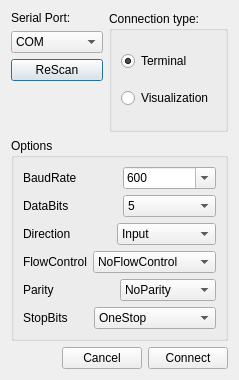
<?xml version="1.0" encoding="UTF-8"?>
<ui version="4.0">
 <class>SerialDialog</class>
 <widget class="QDialog" name="SerialDialog">
  <property name="geometry">
   <rect>
    <x>0</x>
    <y>0</y>
    <width>235</width>
    <height>380</height>
   </rect>
  </property>
  <property name="windowTitle">
   <string>Dialog</string>
  </property>
  <layout class="QGridLayout" name="gridLayout_3">
   <item row="0" column="0">
    <layout class="QHBoxLayout" name="horizontalLayout">
     <item>
      <layout class="QVBoxLayout" name="verticalLayout">
       <item>
        <widget class="QLabel" name="label">
         <property name="text">
          <string>Serial Port:</string>
         </property>
        </widget>
       </item>
       <item>
        <widget class="QComboBox" name="cb_portNr">
         <item>
          <property name="text">
           <string>COM</string>
          </property>
         </item>
        </widget>
       </item>
       <item>
        <widget class="QPushButton" name="pb_rescan">
         <property name="text">
          <string>ReScan</string>
         </property>
        </widget>
       </item>
       <item>
        <spacer name="verticalSpacer">
         <property name="orientation">
          <enum>Qt::Vertical</enum>
         </property>
         <property name="sizeHint" stdset="0">
          <size>
           <width>20</width>
           <height>40</height>
          </size>
         </property>
        </spacer>
       </item>
      </layout>
     </item>
     <item>
      <widget class="QGroupBox" name="groupBox">
       <property name="title">
        <string>Connection type:</string>
       </property>
       <layout class="QGridLayout" name="gridLayout">
        <item row="0" column="0">
         <widget class="QRadioButton" name="rb_terminal">
          <property name="text">
           <string>Terminal</string>
          </property>
          <property name="checked">
           <bool>true</bool>
          </property>
         </widget>
        </item>
        <item row="1" column="0">
         <widget class="QRadioButton" name="rb_visualization">
          <property name="text">
           <string>Visualization</string>
          </property>
         </widget>
        </item>
       </layout>
      </widget>
     </item>
    </layout>
   </item>
   <item row="1" column="0">
    <widget class="QGroupBox" name="groupBox_2">
     <property name="title">
      <string>Options</string>
     </property>
     <layout class="QGridLayout" name="gridLayout_2">
      <item row="0" column="0">
       <layout class="QHBoxLayout" name="horizontalLayout_3">
        <item>
         <widget class="QLabel" name="label_2">
          <property name="text">
           <string>BaudRate</string>
          </property>
         </widget>
        </item>
        <item>
         <widget class="QComboBox" name="cb_baudrate">
          <property name="inputMethodHints">
           <set>Qt::ImhDigitsOnly</set>
          </property>
          <property name="editable">
           <bool>true</bool>
          </property>
          <item>
           <property name="text">
            <string>600</string>
           </property>
          </item>
          <item>
           <property name="text">
            <string>1200</string>
           </property>
          </item>
          <item>
           <property name="text">
            <string>2400</string>
           </property>
          </item>
          <item>
           <property name="text">
            <string>4800</string>
           </property>
          </item>
          <item>
           <property name="text">
            <string>9600</string>
           </property>
          </item>
          <item>
           <property name="text">
            <string>14400</string>
           </property>
          </item>
          <item>
           <property name="text">
            <string>19200</string>
           </property>
          </item>
          <item>
           <property name="text">
            <string>28800</string>
           </property>
          </item>
          <item>
           <property name="text">
            <string>38400</string>
           </property>
          </item>
          <item>
           <property name="text">
            <string>56000</string>
           </property>
          </item>
          <item>
           <property name="text">
            <string>57600</string>
           </property>
          </item>
          <item>
           <property name="text">
            <string>115200</string>
           </property>
          </item>
          <item>
           <property name="text">
            <string>128000</string>
           </property>
          </item>
          <item>
           <property name="text">
            <string>256000</string>
           </property>
          </item>
          <item>
           <property name="text">
            <string>230400</string>
           </property>
          </item>
          <item>
           <property name="text">
            <string>460800</string>
           </property>
          </item>
          <item>
           <property name="text">
            <string>921600</string>
           </property>
          </item>
          <item>
           <property name="text">
            <string>1000000</string>
           </property>
          </item>
          <item>
           <property name="text">
            <string>2000000</string>
           </property>
          </item>
         </widget>
        </item>
       </layout>
      </item>
      <item row="1" column="0">
       <layout class="QHBoxLayout" name="horizontalLayout_4">
        <item>
         <widget class="QLabel" name="label_3">
          <property name="text">
           <string>DataBits</string>
          </property>
         </widget>
        </item>
        <item>
         <widget class="QComboBox" name="cb_databits">
          <property name="inputMethodHints">
           <set>Qt::ImhDigitsOnly</set>
          </property>
          <property name="editable">
           <bool>false</bool>
          </property>
          <item>
           <property name="text">
            <string>5</string>
           </property>
          </item>
          <item>
           <property name="text">
            <string>6</string>
           </property>
          </item>
          <item>
           <property name="text">
            <string>7</string>
           </property>
          </item>
          <item>
           <property name="text">
            <string>8</string>
           </property>
          </item>
         </widget>
        </item>
       </layout>
      </item>
      <item row="2" column="0">
       <layout class="QHBoxLayout" name="horizontalLayout_5">
        <item>
         <widget class="QLabel" name="label_4">
          <property name="text">
           <string>Direction</string>
          </property>
         </widget>
        </item>
        <item>
         <widget class="QComboBox" name="cb_direction">
          <property name="inputMethodHints">
           <set>Qt::ImhDigitsOnly</set>
          </property>
          <property name="editable">
           <bool>false</bool>
          </property>
          <item>
           <property name="text">
            <string>Input </string>
           </property>
          </item>
          <item>
           <property name="text">
            <string>Output</string>
           </property>
          </item>
          <item>
           <property name="text">
            <string>AllDirections</string>
           </property>
          </item>
         </widget>
        </item>
       </layout>
      </item>
      <item row="3" column="0">
       <layout class="QHBoxLayout" name="horizontalLayout_6">
        <item>
         <widget class="QLabel" name="label_5">
          <property name="text">
           <string>FlowControl</string>
          </property>
         </widget>
        </item>
        <item>
         <widget class="QComboBox" name="cb_flowcontrol">
          <property name="inputMethodHints">
           <set>Qt::ImhDigitsOnly</set>
          </property>
          <property name="editable">
           <bool>false</bool>
          </property>
          <item>
           <property name="text">
            <string>NoFlowControl</string>
           </property>
          </item>
          <item>
           <property name="text">
            <string>HardwareControl</string>
           </property>
          </item>
          <item>
           <property name="text">
            <string>SoftwareControl</string>
           </property>
          </item>
         </widget>
        </item>
       </layout>
      </item>
      <item row="4" column="0">
       <layout class="QHBoxLayout" name="horizontalLayout_7">
        <item>
         <widget class="QLabel" name="label_6">
          <property name="text">
           <string>Parity</string>
          </property>
         </widget>
        </item>
        <item>
         <widget class="QComboBox" name="cb_parity">
          <property name="inputMethodHints">
           <set>Qt::ImhDigitsOnly</set>
          </property>
          <property name="editable">
           <bool>false</bool>
          </property>
          <item>
           <property name="text">
            <string>NoParity</string>
           </property>
          </item>
          <item>
           <property name="text">
            <string>EvenParity</string>
           </property>
          </item>
          <item>
           <property name="text">
            <string>OddParity</string>
           </property>
          </item>
          <item>
           <property name="text">
            <string>SpaceParity</string>
           </property>
          </item>
          <item>
           <property name="text">
            <string>MarkParity</string>
           </property>
          </item>
         </widget>
        </item>
       </layout>
      </item>
      <item row="5" column="0">
       <layout class="QHBoxLayout" name="horizontalLayout_8">
        <item>
         <widget class="QLabel" name="label_7">
          <property name="text">
           <string>StopBits</string>
          </property>
         </widget>
        </item>
        <item>
         <widget class="QComboBox" name="cb_stopbits">
          <property name="inputMethodHints">
           <set>Qt::ImhDigitsOnly</set>
          </property>
          <property name="editable">
           <bool>false</bool>
          </property>
          <item>
           <property name="text">
            <string>OneStop</string>
           </property>
          </item>
          <item>
           <property name="text">
            <string>OneAndHalfStop</string>
           </property>
          </item>
          <item>
           <property name="text">
            <string>TwoStop</string>
           </property>
          </item>
         </widget>
        </item>
       </layout>
      </item>
     </layout>
    </widget>
   </item>
   <item row="2" column="0">
    <layout class="QHBoxLayout" name="horizontalLayout_2">
     <item>
      <spacer name="horizontalSpacer">
       <property name="orientation">
        <enum>Qt::Horizontal</enum>
       </property>
       <property name="sizeHint" stdset="0">
        <size>
         <width>40</width>
         <height>20</height>
        </size>
       </property>
      </spacer>
     </item>
     <item>
      <widget class="QPushButton" name="pushButton_2">
       <property name="text">
        <string>Cancel</string>
       </property>
      </widget>
     </item>
     <item>
      <widget class="QPushButton" name="pushButton">
       <property name="text">
        <string>Connect</string>
       </property>
      </widget>
     </item>
    </layout>
   </item>
  </layout>
 </widget>
 <resources/>
 <connections/>
</ui>
